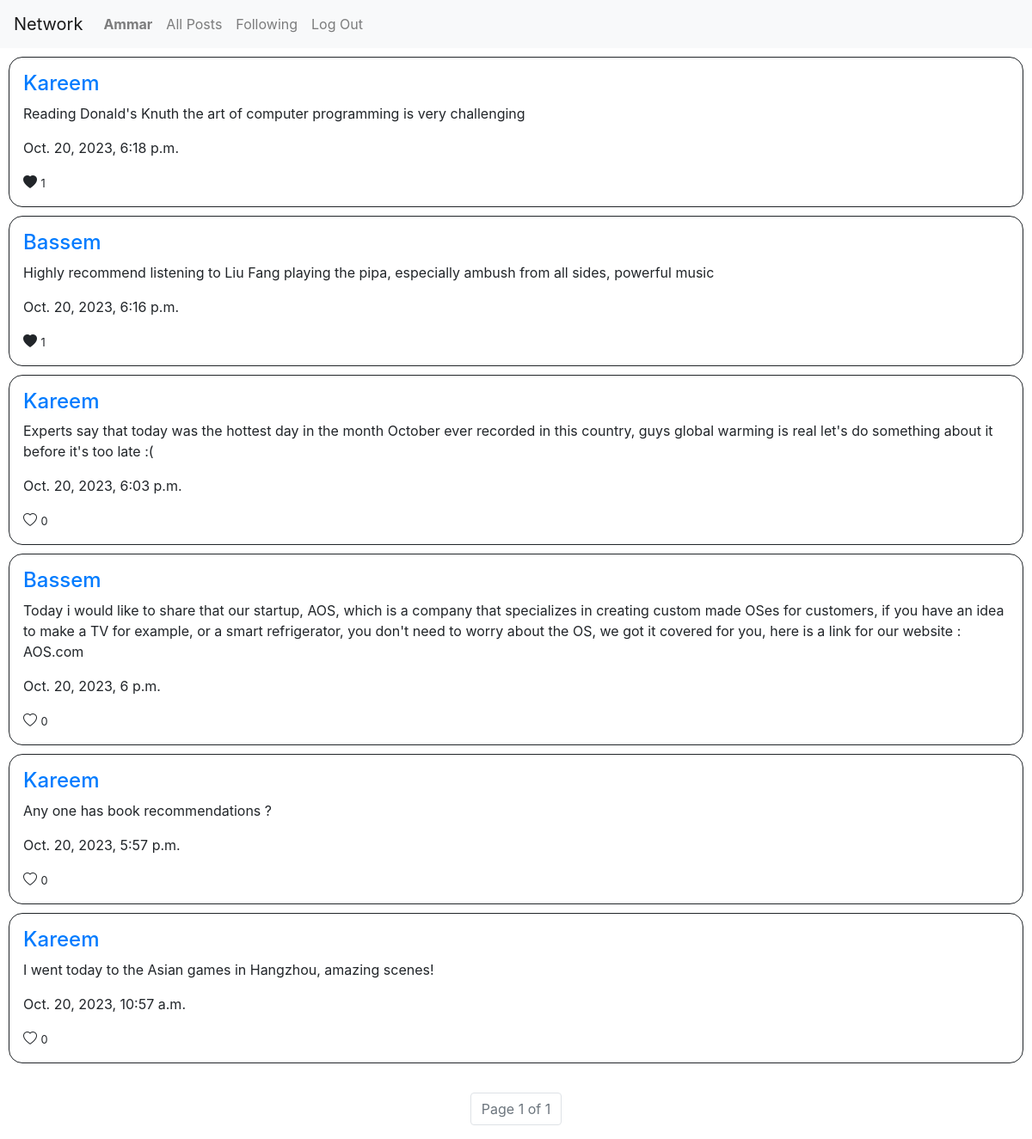
Page /following (signed in) on the committed database.
### network/models.py (models this page shows)
class User(AbstractUser):
    follow = models.ManyToManyField('self', symmetrical = False ,related_name="followers")

class Post(models.Model):
    content = models.CharField(max_length = 256)
    user = models.ForeignKey(User, on_delete=models.CASCADE,related_name="Posts")
    time = models.DateTimeField()
    likes = models.ManyToManyField(User, related_name = "liked_posts", blank=True)

### network/views.py (the view)
# urls.py: path("following", views.following, name = "following"),
def following(request):
    if request.user.is_authenticated:
        f = request.user.follow.all()
        p = []
        posts = Post.objects.all().order_by('time').reverse()
        for post in posts:
            if post.user in f:
                p.append(post)
        pag = Paginator(p, 10)
        page = request.GET.get("page")
        pst = pag.get_page(page)
        return render(request, "network/following.html", {
            "posts" : pst
        })
    return HttpResponseRedirect(reverse("index"))

### network/templates/network/following.html (shortened to what this page needs)
{% extends "network/layout.html" %}
{% load static %}
{%block body%}
{% for p in posts %}
<div class = "post" data-id="{{ p.id }}" id = "posts" data-post = "{{ p.id }}"  style="border: 1px solid; padding: 16px; margin: 10px; border-radius: 16px;">
    <a href="{%url 'profile' p.user.username%}"><h4>{{p.user}}</h4></a>
    <p>{{p.content}}</p>
    <p>{{p.time}}</p>
    <button class="like-button custom" data-id="{{ p.id }}">
        {%if user in p.likes.all%}
            <i class="bi bi-heart-fill"></i>
        {%else%}
            <i class="bi bi-heart"></i>
        {%endif%}
    </button>
    <small class = "counter">{{p.likes.count}}</small>
</div>
{% empty %}
<p>No From Followings</p>
{% endfor %}
    <br>
    <nav aria-label="Page navigation example">
        <ul class="pagination justify-content-center">
        <li class="page-item disabled" ><a class="page-link" href="#">Page {{posts.number}} of {{posts.paginator.num_pages}}</a></li>
        </ul>
    </nav>
{%endblock%}

### network/templates/network/layout.html (shortened to what this page needs)
{% load static %}
<!DOCTYPE html>
<html lang="en">
    <head>
        <link rel="stylesheet" href="https://stackpath.bootstrapcdn.com/bootstrap/4.4.1/css/bootstrap.min.css">
        <link href="{% static 'network/styles.css' %}" rel="stylesheet">
    <link rel="stylesheet" href="https://cdn.jsdelivr.net/npm/bootstrap-icons@1.3.0/font/bootstrap-icons.css">
    </head>
    <body>
        <nav class="navbar navbar-expand-lg navbar-light bg-light">
            <a class="navbar-brand" href="#">Network</a>
            <div>
              <ul class="navbar-nav mr-auto">
                {% if user.is_authenticated %}
                    <li class="nav-item">
                        <a class="nav-link" href="#"><strong>{{ user.username }}</strong></a>
                    </li>
                {% endif %}
                <li class="nav-item">
                  <a class="nav-link" href="{% url 'index' %}">All Posts</a>
                </li>
                {% if user.is_authenticated %}
                    <li class="nav-item">
                        <a class="nav-link" href="{%url 'following' %}">Following</a>
                    </li>
                    <li class="nav-item">
                        <a class="nav-link" href="{% url 'logout' %}">Log Out</a>
                    </li>
                {% endif %}
              </ul>
            </div>
          </nav>
        <div class="body">
            {% block body %}
            {% endblock %}
        </div>
    </body>
</html>

### network/templates/network/layout.html (style rules this page uses)
.custom { background: none; border: none; padding: 0; cursor: pointer; font-size: inherit; color: inherit; text-align: inherit; }

### rows in the picture
User: username "Ammar"
Post: user "Kareem", content "Reading Donald's Knuth the art of computer programming is very challenging", time "Oct. 20, 2023, 6:18 p.m.", likes.count "1"
Post: user "Bassem", content "Highly recommend listening to Liu Fang playing the pipa, especially ambush from all sides, powerful music", time "Oct. 20, 2023, 6:16 p.m.", likes.count "1"
Post: user "Kareem", content "Experts say that today was the hottest day in the month October ever recorded in this country, guys global warming is real let's do something about it before it's too late :(", time "Oct. 20, 2023, 6:03 p.m.", likes.count "0"
Post: user "Bassem", content "Today i would like to share that our startup, AOS, which is a company that specializes in creating custom made OSes for customers, if you have an idea to make a TV for example, or a smart refrigerator, you don't need to worry about the OS, we got it covered for you, here is a link for our website : AOS.com", time "Oct. 20, 2023, 6 p.m.", likes.count "0"
Post: user "Kareem", content "Any one has book recommendations ?", time "Oct. 20, 2023, 5:57 p.m.", likes.count "0"
Post: user "Kareem", content "I went today to the Asian games in Hangzhou, amazing scenes!", time "Oct. 20, 2023, 10:57 a.m.", likes.count "0"

### other values in the picture
{{ posts.number }} "1"
{{ posts.paginator.num_pages }} "1"
